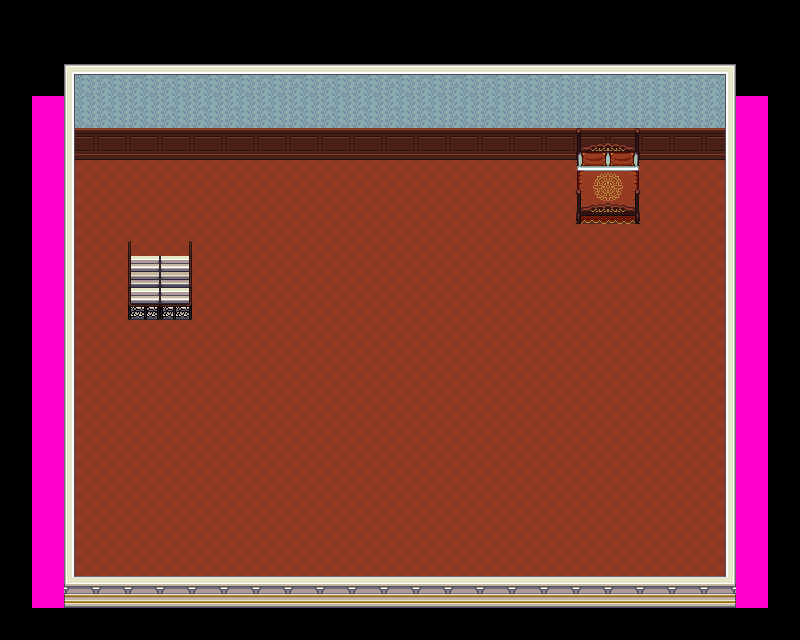

The image is a tile-based game level rendered from a .tmx file. Its description and source (layers, tilesets, objects; grid data summarised) follow:
An orthogonal 25x20 tile map with 32x32 px tiles, 4 tile layers (map, Tile Layer 4, background, foreground), 5 tilesets and 2 objects (Door, Spawn).

<map version="1.0" orientation="orthogonal" width="25" height="20" tilewidth="32" tileheight="32">
 <tileset firstgid="1" name="testing-Tileset" tilewidth="32" tileheight="32">
  <image source="img/testing-Tileset.png" trans="ff00ff" width="960" height="800" />
 </tileset>
 <tileset firstgid="751" name="collision" tilewidth="32" tileheight="32">
  <image source="img/collision.png" trans="ff00ff" width="32" height="32" />
 </tileset>
 <tileset firstgid="752" name="castle_2" tilewidth="32" tileheight="32">
  <image source="img/castle_2.png" trans="ff00ff" width="256" height="608" />
 </tileset>
 <tileset firstgid="904" name="Castle2" tilewidth="32" tileheight="32">
  <image source="img/Castle2.png" trans="ff00ff" width="512" height="512" />
 </tileset>
 <tileset firstgid="1160" name="stairs_1" tilewidth="32" tileheight="32">
  <image source="img/stairs_1.png" trans="ff00ff" width="256" height="352" />
 </tileset>
 <layer name="map" width="25" height="20">
  <data>[500 cells, 206 non-empty, 2 distinct tile ids]</data>
 </layer>
 <layer name="Tile Layer 4" width="25" height="20">
  <data>[500 cells, 336 non-empty, 3 distinct tile ids]</data>
 </layer>
 <layer name="background" width="25" height="20">
  <data>[500 cells, 84 non-empty, 20 distinct tile ids]</data>
 </layer>
 <layer name="foreground" width="25" height="20">
  <data>[500 cells, 0 non-empty, 0 distinct tile ids]</data>
 </layer>
 <objectgroup draworder="topdown" name="objects" width="25" height="20">
  <object name="Door" x="129" y="260" width="60" height="48">
   <properties>
    <property name="to" value="inn" />
   </properties>
  </object>
  <object name="Spawn" x="129" y="190" width="60" height="48">
   <properties>
    <property name="from" value="inn" />
   </properties>
  </object>
 </objectgroup>
</map>
